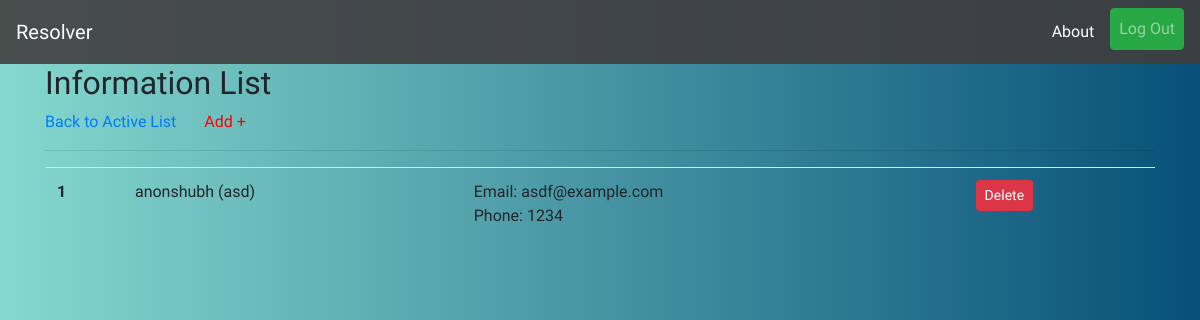
/info-list/ (signed in), run on an earlier commit of the app's database.
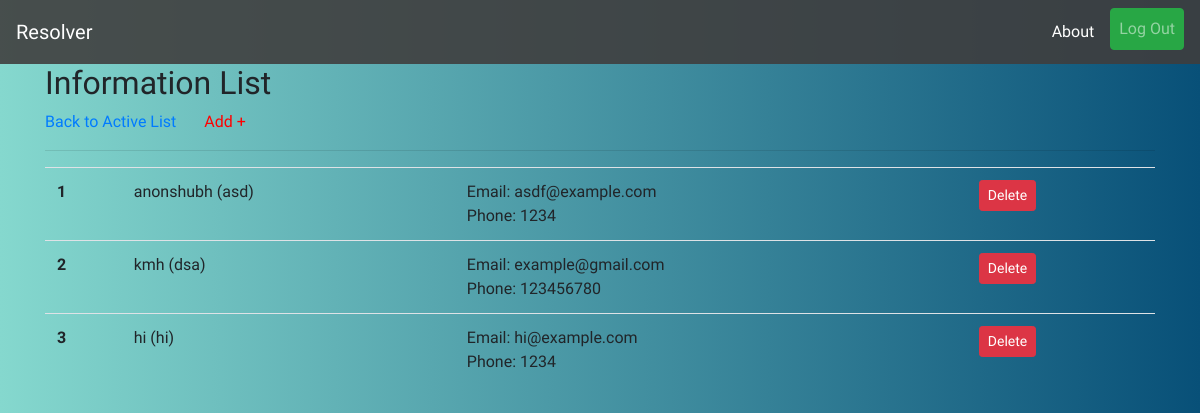
And on a later commit of the database.
### reporter/models.py (models this page shows, shortened)
class InformationList(models.Model):
    user = models.ForeignKey(UserInfo,on_delete=models.CASCADE,blank=True)
    name = models.CharField(max_length=56)
    course = models.CharField(max_length=56)
    email = models.EmailField(null=True,blank=True)
    phone = models.PositiveIntegerField(null=True,blank=True)
    approved = models.BooleanField(default=False)
    department = models.CharField(max_length=3,blank=True)
    year = models.CharField(max_length=4,blank=True)

### reporter/views.py (the view)
# urls.py: path('info-list/',views.infolist_list_view,name='info-list'),
@login_required
def infolist_list_view(request):
    user = request.user.info
    qs = InformationList.objects.filter(department=user.department,year=user.join_year,approved=True)
    return render(request,'reporter/info-list.html',{'object_list':qs})

### reporter/templates/reporter/info-list.html (shortened to what this page needs)
{% extends 'base.html' %}
{% block content %}
<h2>Information List</h2>
<a href="{% url 'reporter:index' %}">Back to Active List</a>
<a class="ml-4 rcolor" href="{% url 'reporter:info-add' %}">Add +</a>
<hr>
<div class="table-responsive">
  <table class="table table-hover">
    <tbody>
      {% for object in object_list %}
      <tr>
        <th scope="row">{{forloop.counter}}</th>
        <td>{{object.name}} ({{object.course}})</td>
        <td>{% if object.email %}Email: {{object.email}}{% endif %}<br>{% if object.phone %}Phone: {{object.phone}}{% endif %}</td>
        {% if request.user.info == object.user or request.user.info.is_cr %}
        <td><a class="btn btn-danger btn-sm" href="{% url 'reporter:info-delete' object.id %}">Delete</a></td>
        {% endif %}
      </tr>
      {% empty %}
      <p class="lead">No List Available!</p>
      {% endfor %}
    </tbody>
  </table>
</div>
{% endblock %}

### templates/base.html (shortened to what this page needs)
{% load static %}
<!doctype html>
<html lang="en">
  <head>
     <link rel="stylesheet" href="https://stackpath.bootstrapcdn.com/bootstrap/4.5.2/css/bootstrap.min.css">
     <link rel="stylesheet" href="{% static 'css/style.css' %}">
  </head>
  <body>
    <section>
      <nav style="background-color:rgba(63, 61, 61, 0.89) ;" class="navbar navbar-expand-lg navbar-dark">
        <a class="navbar-brand" href="{% url 'reporter:index' %}">Resolver</a>
        <div class="collapse navbar-collapse" id="navbarSupportedContent">
          <ul class="navbar-nav ml-auto">
            <li class="nav-item active">
              <a class="nav-link my-1 mr-2" href="#">About<span class="sr-only">(current)</span></a>
            </li>
            {% if request.user.is_authenticated %}
            <li class="nav-item">
              <a class="nav-link btn btn-success" href="{% url 'account_logout' %}">Log Out</a>
            </li>
            {% endif %}
          </ul>
        </div>
      </nav>
    </section>
    <div class="container">
      {% block content %} {% endblock %}
    </div>
  </body>
</html>

### static/css/style.css (style rules this page uses)
body { background: #085078; background: -webkit-linear-gradient(to right, #85D8CE, #085078); background: linear-gradient(to right, #85D8CE, #085078); font-family: 'Courier Prime', sans-serif; }
.rcolor { color: red; }

What changed in the data, as far as the page shows it:
added InformationList: name "kmh", course "dsa", email "example@gmail.com", phone "123456780", shows "Delete"
added InformationList: name "hi", course "hi", email "hi@example.com", phone "1234", shows "Delete"
